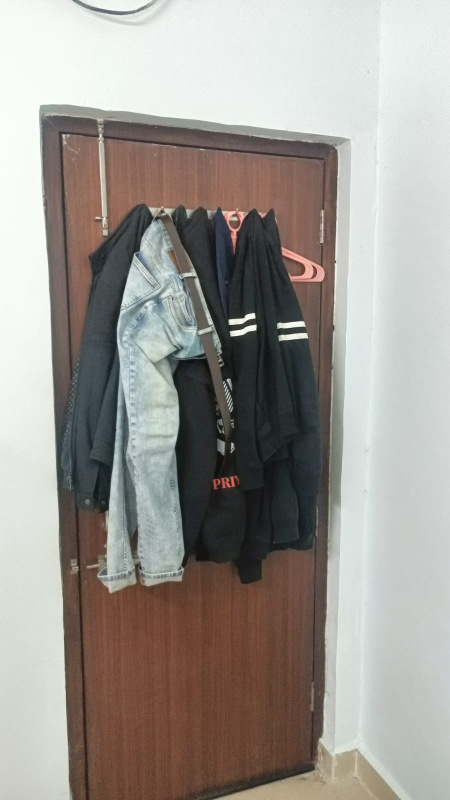
#> input picture deep-learning/images/room_2.jpg, 900 x 1600 px, found by its file name (shown at 1/2 size)
$ jupyter execute --allow-errors image_stitching.ipynb
#> lines starting #> are read from the running program, lines starting #| are printed output that depends on the picture
# Deep Learning based Image Stitching

## Required imports

[cell 1]
import cv2
import numpy as np
import torch
import torch.nn as nn
from torch.utils.data import Dataset, DataLoader
import matplotlib.pyplot as plt
import random

## Homographic Neural Network - Model Architecture

[cell 2]
class HomographyNet(nn.Module):
    def __init__(self):
        super(HomographyNet, self).__init__()
        self.features = nn.Sequential(
            nn.Conv2d(6, 64, 3, padding=1), nn.ReLU(), nn.MaxPool2d(2),
            nn.Conv2d(64, 64, 3, padding=1), nn.ReLU(), nn.MaxPool2d(2),
            nn.Conv2d(64, 128, 3, padding=1), nn.ReLU(), nn.MaxPool2d(2),
            nn.Conv2d(128, 128, 3, padding=1), nn.ReLU(), nn.MaxPool2d(2),
        )
        self.classifier = nn.Sequential(
            nn.Flatten(),
            nn.Linear(128 * 8 * 8, 1024),
            nn.ReLU(),
            nn.Linear(1024, 8)
        )

    def forward(self, x):
        x = self.features(x)
        return self.classifier(x)

## Generating Homography from the dataset

[cell 3]
class RealHomographyDataset(Dataset):
    def __init__(self, img1_path, img2_path, homography_matrix, patch_size=128, num_samples=500):
        self.img1 = cv2.resize(cv2.imread(img1_path), (320, 240))
        self.img2 = cv2.resize(cv2.imread(img2_path), (320, 240))
        self.H = homography_matrix
        self.patch_size = patch_size
        self.num_samples = num_samples

    def __len__(self):
        return self.num_samples

    # [18 lines left out: function __getitem__, not called in this run]

## Estimating Homography from keypoints

[cell 4]
def estimate_homography(img1_path, img2_path):
#> called with img1_path = 'room_2.jpg', img2_path = 'room_3.jpg'
    img1 = cv2.resize(cv2.imread(img1_path), (320, 240))
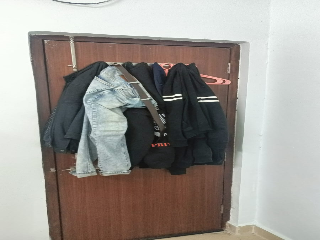
#> img1: shape (240, 320, 3); mean B, G, R 147, 152.5, 157.2
    img2 = cv2.resize(cv2.imread(img2_path), (320, 240))
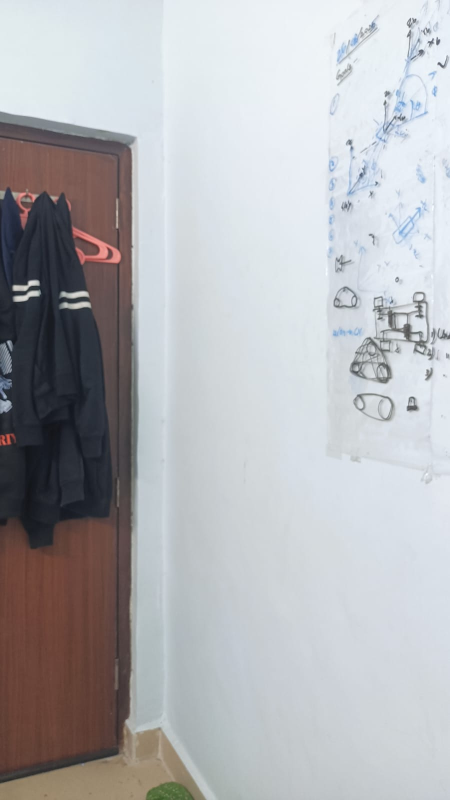
#> input picture deep-learning/images/room_3.jpg, 900 x 1600 px, found by its file name (shown at 1/2 size)
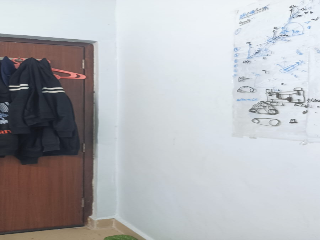
#> img2: shape (240, 320, 3); mean B, G, R 182.8, 179.5, 178.6
    orb = cv2.ORB_create(5000)
    kp1, des1 = orb.detectAndCompute(img1, None)
#> kp1 = 1067 keypoints; strongest (x, y, size): (179, 94, 31), (180, 98, 31), (180, 95, 37.2), (165, 100, 31)
    kp2, des2 = orb.detectAndCompute(img2, None)
#> kp2 = 372 keypoints; strongest (x, y, size): (287, 99, 31), (285, 99, 31), (274, 95, 31), (288, 96, 31)
    bf = cv2.BFMatcher(cv2.NORM_HAMMING, crossCheck=True)
    matches = bf.match(des1, des2)
#> matches = 146 matches
    matches = sorted(matches, key=lambda x: x.distance)
    pts1 = np.float32([kp1[m.queryIdx].pt for m in matches]).reshape(-1, 1, 2)
#> pts1 = 146 rows, first 8: [222, 207], [237.6, 46.08], [238.8, 45.6], [199, 97], [227.5, 72], [200, 101], [226, 80.87], [243.6, 42]
    pts2 = np.float32([kp2[m.trainIdx].pt for m in matches]).reshape(-1, 1, 2)
#> pts2 = 146 rows, first 8: [83, 200], [90.72, 44.64], [91.2, 44.4], [44, 88], [82.08, 64.8], [45, 91], [80.87, 76.72], [94, 42]
    H, _ = cv2.findHomography(pts1, pts2, cv2.RANSAC)
#> H = [[1.25, 0.00632, -191.9], [0.0804, 0.976, -11.83], [0.000845, -0.000696, 1]]
    return H

## Model Training

[cell 5]
# [17 lines left out: function train_model, not called in this run]

## Stitching using prediction

[cell 6]
# [48 lines left out: function predict_and_stitch, not called in this run]

[cell 7]
img1_path = "room_2.jpg"
img2_path = "room_3.jpg"

H = estimate_homography(img1_path, img2_path)
dataset = RealHomographyDataset(img1_path, img2_path, H)
#> in __init__, `self.H = homography_matrix`: self.H has the same summary as H in estimate_homography
#> (the rest of this cell did not finish here and is left out)
